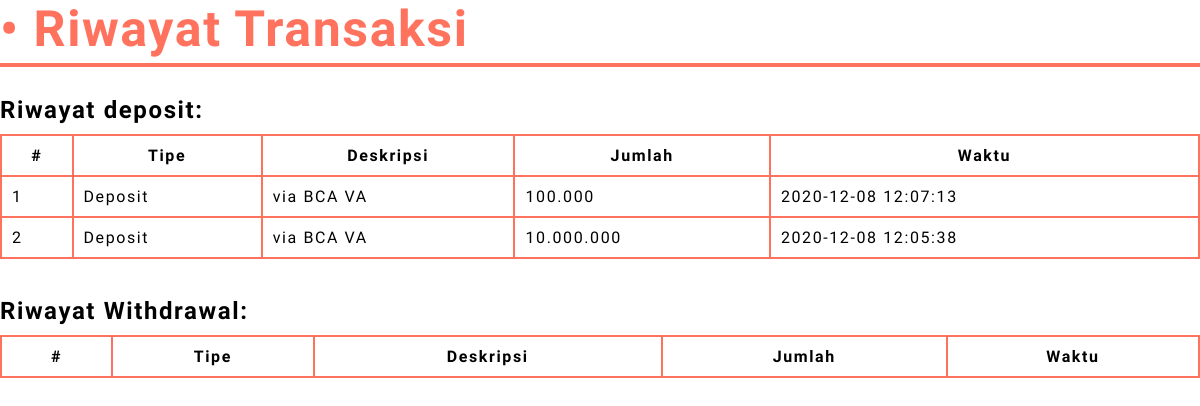
/page/transaksi.php (signed in), run on an earlier commit of the app's database.
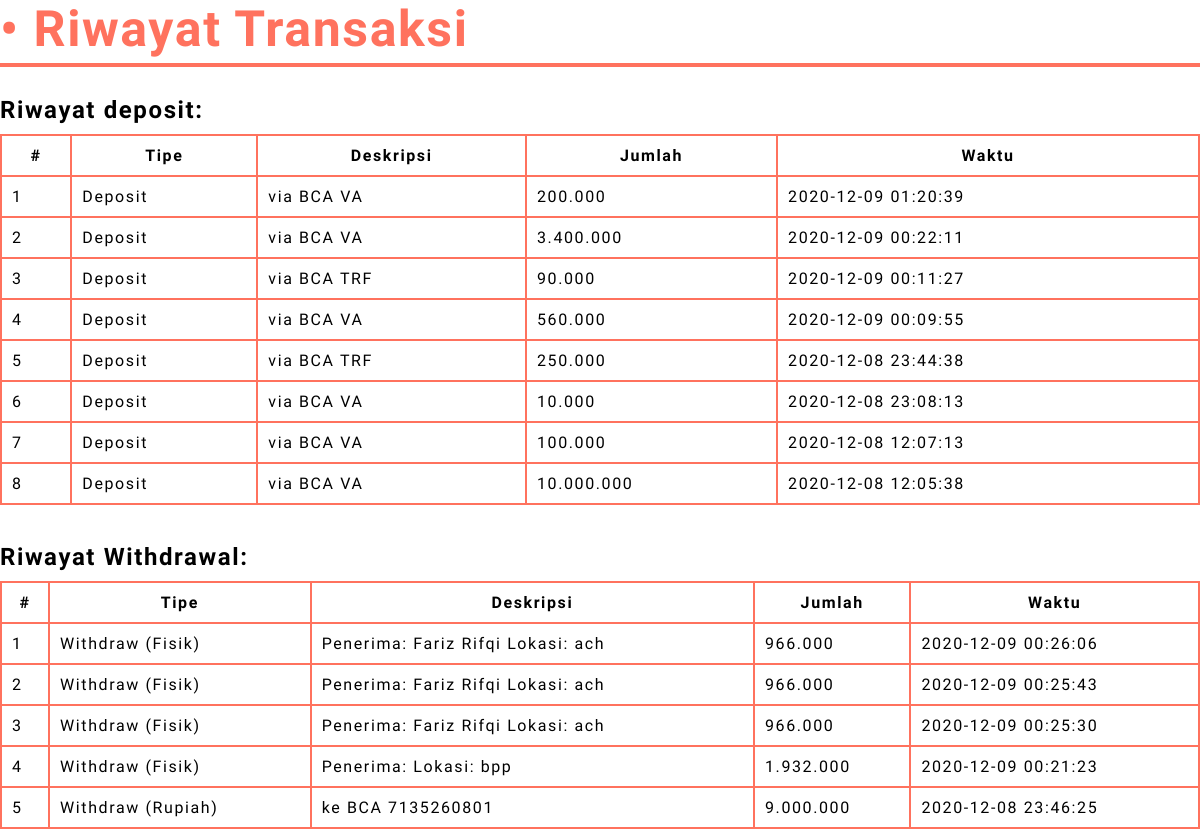
And on a later commit of the database.
### tables this page shows
CREATE TABLE `transaksi` (
  `id` int(6) NOT NULL,
  `id_user` int(6) NOT NULL,
  `tipe` varchar(30) NOT NULL,
  `deskripsi` varchar(255) NOT NULL,
  `jumlah` int(11) NOT NULL,
  `time` timestamp NOT NULL DEFAULT CURRENT_TIMESTAMP ON UPDATE CURRENT_TIMESTAMP
);

### page/transaksi.php (the view, shortened to what this page needs)
<?php
include '../lib/koneksi.php';
$getUserLogin = $con->query("SELECT * from user where email='".$_SESSION['email']."' LIMIT 1")->fetch_assoc();
?>
<link href="../css/page.css" rel="stylesheet"/>
<h1 class="page-title">• Riwayat Transaksi</h1>
<h2>Riwayat deposit:</h2>
<table>
	<tr>
		<th>#</th>
		<th>Tipe</th>
		<th>Deskripsi</th>
		<th>Jumlah</th>
		<th>Waktu</th>
	<?php
		$q = $con->query("SELECT * FROM transaksi where id_user='".$getUserLogin['id']."' and tipe like '%deposit%' ORDER BY time DESC");
		$i = 1;
		while ($r = $q->fetch_assoc()){
			echo "<tr>";
			echo "<td>".$i."</td>";
			echo "<td>".$r['tipe']."</td>";
			echo "<td>".$r['deskripsi']."</td>";
			echo "<td>".number_format($r['jumlah'], 0, '.', '.')."</td>";
			echo "<td>".$r['time']."</td>";
			echo "</tr>";
			$i++;
		}
	?>
</table>
<h2>Riwayat Withdrawal:</h2>
<table>
	<tr>
		<th>#</th>
		<th>Tipe</th>
		<th>Deskripsi</th>
		<th>Jumlah</th>
		<th>Waktu</th>
	<?php
		$q = $con->query("SELECT * FROM transaksi where id_user='".$getUserLogin['id']."' and tipe like '%withdraw%' ORDER BY time DESC");
		$i = 1;
		while ($r = $q->fetch_assoc()){
			echo "<tr>";
			echo "<td>".$i."</td>";
			echo "<td>".$r['tipe']."</td>";
			echo "<td>".$r['deskripsi']."</td>";
			echo "<td>".number_format($r['jumlah'], 0, '.', '.')."</td>";
			echo "<td>".$r['time']."</td>";
			echo "</tr>";
			$i++;
		}
	?>
</table>

What changed in the data, as far as the page shows it:
added transaksi: tipe "Deposit", deskripsi "via BCA VA", jumlah "200.000", time "2020-12-09 01:20:39", shown under "Riwayat deposit:"
added transaksi: tipe "Deposit", deskripsi "via BCA VA", jumlah "3.400.000", time "2020-12-09 00:22:11", shown under "Riwayat deposit:"
added transaksi: tipe "Deposit", deskripsi "via BCA TRF", jumlah "90.000", time "2020-12-09 00:11:27", shown under "Riwayat deposit:"
added transaksi: tipe "Deposit", deskripsi "via BCA VA", jumlah "560.000", time "2020-12-09 00:09:55", shown under "Riwayat deposit:"
added transaksi: tipe "Deposit", deskripsi "via BCA TRF", jumlah "250.000", time "2020-12-08 23:44:38", shown under "Riwayat deposit:"
added transaksi: tipe "Deposit", deskripsi "via BCA VA", jumlah "10.000", time "2020-12-08 23:08:13", shown under "Riwayat deposit:"
added transaksi: tipe "Withdraw (Fisik)", deskripsi "Penerima: Fariz Rifqi Lokasi: ach", jumlah "966.000", time "2020-12-09 00:26:06", shown under "Riwayat Withdrawal:"
added transaksi: tipe "Withdraw (Fisik)", deskripsi "Penerima: Fariz Rifqi Lokasi: ach", jumlah "966.000", time "2020-12-09 00:25:43", shown under "Riwayat Withdrawal:"
added transaksi: tipe "Withdraw (Fisik)", deskripsi "Penerima: Fariz Rifqi Lokasi: ach", jumlah "966.000", time "2020-12-09 00:25:30", shown under "Riwayat Withdrawal:"
added transaksi: tipe "Withdraw (Fisik)", deskripsi "Penerima: Lokasi: bpp", jumlah "1.932.000", time "2020-12-09 00:21:23", shown under "Riwayat Withdrawal:"
added transaksi: tipe "Withdraw (Rupiah)", deskripsi "ke BCA 7135260801", jumlah "9.000.000", time "2020-12-08 23:46:25", shown under "Riwayat Withdrawal:"
